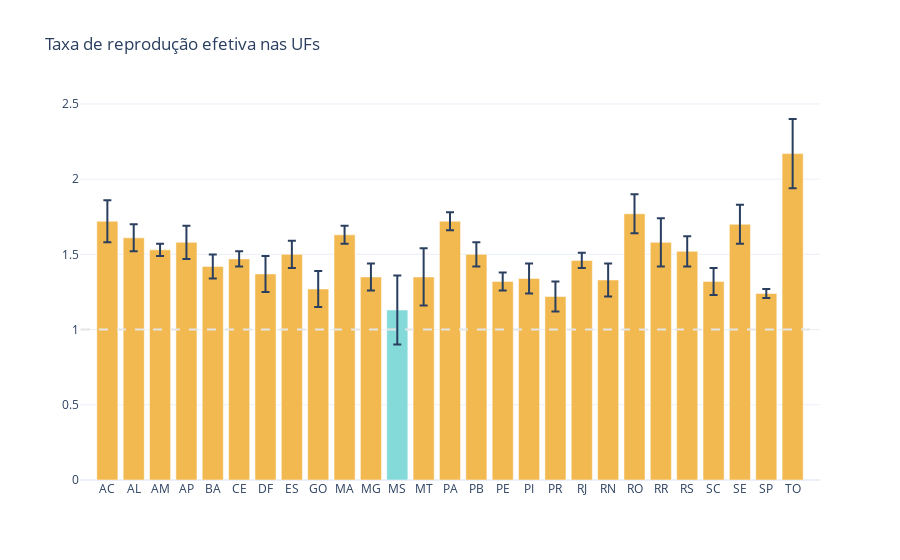

The notebook cell this image was saved under:
### Markdown cell above
### State

### Code cell
plot_rt_bars(state_results[state_results['last_updated'] == '2020-05-10'], 'Taxa de reprodução efetiva nas UFs')

### Figure 1 — Plotly figure (JSON) as saved in the notebook; plotly's stock layout.template omitted (floating-point values rounded to 4 significant figures)
{"data": [{"error_y": {"array": [0.14, 0.09, 0.04, 0.11, 0.08, 0.05, 0.12, 0.09, 0.12, 0.06, 0.09, 0.23, 0.19, 0.06, 0.08, 0.06, 0.1, 0.1, 0.05, 0.11, 0.13, 0.16, 0.1, 0.09, 0.13, 0.03, 0.23], "arrayminus": [0.14, 0.09, 0.04, 0.11, 0.08, 0.05, 0.12, 0.09, 0.12, 0.06, 0.09, 0.23, 0.19, 0.06, 0.08, 0.06, 0.1, 0.1, 0.05, 0.11, 0.13, 0.16, 0.1, 0.09, 0.13, 0.03, 0.23], "symmetric": false, "type": "data"}, "marker": {"color": ["rgba(242,185,80,1)", "rgba(242,185,80,1)", "rgba(242,185,80,1)", "rgba(242,185,80,1)", "rgba(242,185,80,1)", "rgba(242,185,80,1)", "rgba(242,185,80,1)", "rgba(242,185,80,1)", "rgba(242,185,80,1)", "rgba(242,185,80,1)", "rgba(242,185,80,1)", "rgba(132,217,217,1)", "rgba(242,185,80,1)", "rgba(242,185,80,1)", "rgba(242,185,80,1)", "rgba(242,185,80,1)", "rgba(242,185,80,1)", "rgba(242,185,80,1)", "rgba(242,185,80,1)", "rgba(242,185,80,1)", "rgba(242,185,80,1)", "rgba(242,185,80,1)", "rgba(242,185,80,1)", "rgba(242,185,80,1)", "rgba(242,185,80,1)", "rgba(242,185,80,1)", "rgba(242,185,80,1)"]}, "type": "bar", "x": ["AC", "AL", "AM", "AP", "BA", "CE", "DF", "ES", "GO", "MA", "MG", "MS", "MT", "PA", "PB", "PE", "PI", "PR", "RJ", "RN", "RO", "RR", "RS", "SC", "SE", "SP", "TO"], "y": [1.72, 1.61, 1.53, 1.58, 1.42, 1.47, 1.37, 1.5, 1.27, 1.63, 1.35, 1.13, 1.35, 1.72, 1.5, 1.32, 1.34, 1.22, 1.46, 1.33, 1.77, 1.58, 1.52, 1.32, 1.7, 1.24, 2.17]}], "layout": {"shapes": [{"line": {"color": "#E5E5E5", "dash": "dash", "width": 2}, "type": "line", "x0": -1, "x1": 27, "y0": 1, "y1": 1}], "title": {"text": "Taxa de reprodução efetiva nas UFs"}}}
